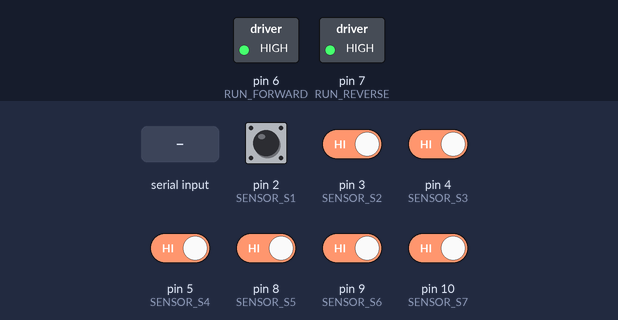
The sketch below on a simulated Arduino Uno, built with avr-gcc and run on an emulated ATmega328P. Parts: switched loads named in the sketch (green lamp = pin HIGH). Dashed ring = blinking. The test bench sets the inputs (shaded band); at power-on: pin 2 (SENSOR_S1), pin 3 (SENSOR_S2), pin 4 (SENSOR_S3), pin 5 (SENSOR_S4), pin 8 (SENSOR_S5), pin 9 (SENSOR_S6), pin 10 (SENSOR_S7) HIGH. What the sketch prints to the serial monitor is not drawn.

Above: at 1.4 s.
1.5 s: "MODE2\n" received over Serial
At 2.1 s:
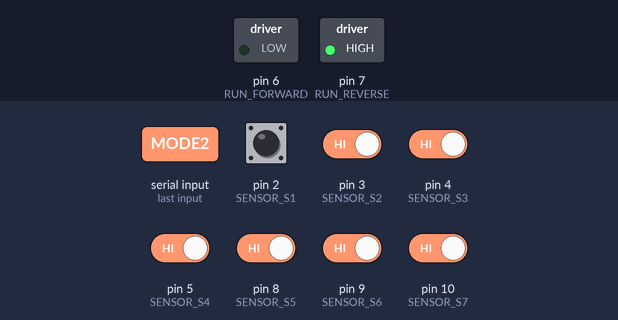
3.1 s: pin 2 (SENSOR_S1) driven LOW
At 4.3 s:
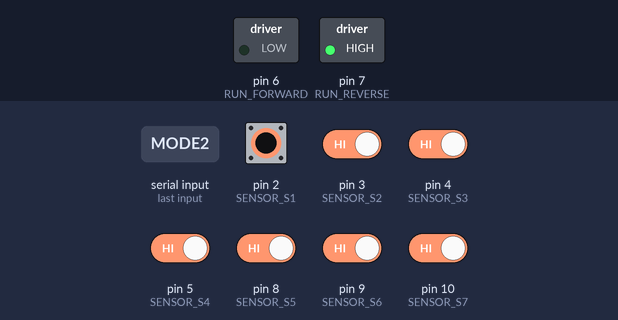
4.6 s: pin 10 (SENSOR_S7) driven LOW
At 5.7 s:
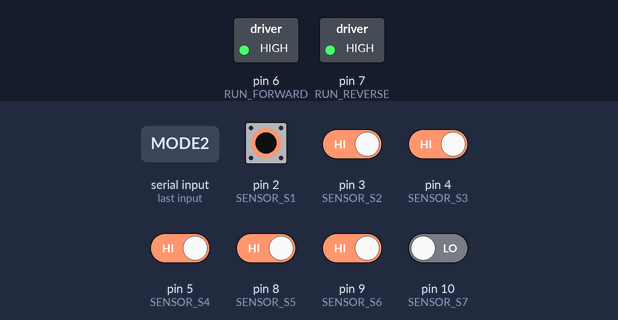
6.2 s: pin 2 (SENSOR_S1) driven HIGH
At 7.0 s:
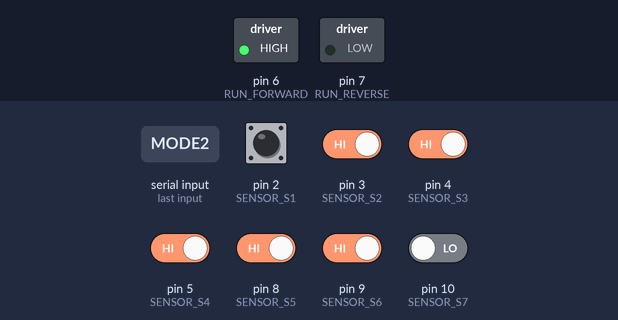
7.7 s: pin 2 (SENSOR_S1) pulsed LOW 2 times (0.12 s each, 0.3 s apart)
At 8.1 s:
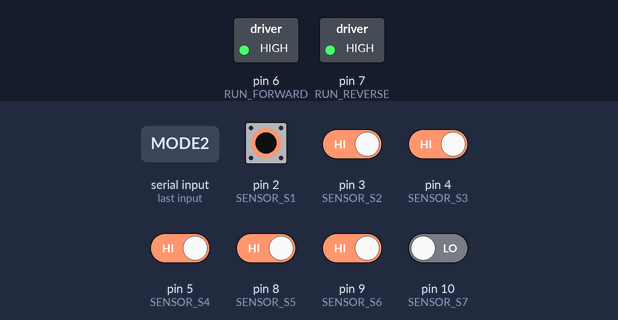
9.8 s: pin 2 (SENSOR_S1) driven LOW and pin 3 (SENSOR_S2) driven LOW
At 10.8 s:
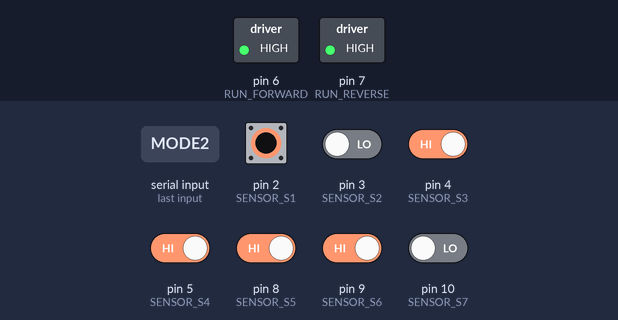
Timing chart, 0 to 12.8 s (numbered marks = the images above; inputs shaded):
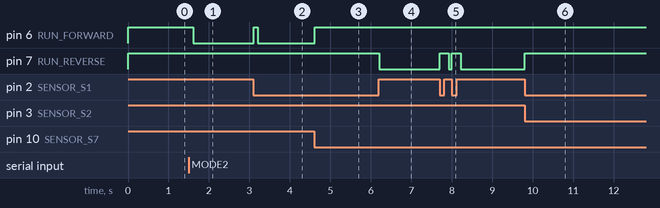

Measured:
- after the input at 1.5 s, pin 6 (RUN_FORWARD): HIGH → LOW after 0.11 s
- after the input at 3.1 s, pin 6 (RUN_FORWARD): LOW → HIGH at once, → LOW 0.10 s later
- after the input at 4.6 s, pin 6 (RUN_FORWARD): LOW → HIGH at once
- after the input at 6.2 s, pin 7 (RUN_REVERSE): HIGH → LOW at once
- after the input at 7.7 s, pin 7 (RUN_REVERSE): alternates HIGH for 0.22 s and LOW for 0.08 s, 4 changes in all, then stays LOW, starting at once
- after the input at 9.8 s, pin 7 (RUN_REVERSE): LOW → HIGH at once

The sketch:

main.ino
```cpp
// Definición de pines
#define RUN_FORWARD 6   // IN1 del módulo de relés (RUN FORWARD)
#define RUN_REVERSE 7   // IN2 del módulo de relés (RUN REVERSE)

// Sensores inductivos (parte superior)
#define SENSOR_S1 2     // Extremo izquierdo
#define SENSOR_S2 3     // Intermedio izquierdo
#define SENSOR_S3 4     // Intermedio izquierdo
#define SENSOR_S4 5     // Centro
#define SENSOR_S5 8     // Intermedio derecho
#define SENSOR_S6 9     // Intermedio derecho
#define SENSOR_S7 10    // Extremo derecho

// Estados del sistema
enum SystemMode {
  MODE_IDLE,          // Esperando comando
  MODE_1,             // Modo manual original (tus comandos S1-S7, RESET)
  MODE_2_INTERMITTENT // Modo intermitente S1-S7
};

// Variables globales
SystemMode currentMode = MODE_IDLE;
bool systemRunning = false;
unsigned long lastMoveTime = 0;
const unsigned long INTERMITTENT_DELAY = 100; // 1 segundo entre movimientos

void setup() {
  Serial.begin(9600);

  // Configurar pines de motor
  pinMode(RUN_FORWARD, OUTPUT);
  pinMode(RUN_REVERSE, OUTPUT);

  // Configurar sensores con pull-up interno
  pinMode(SENSOR_S1, INPUT_PULLUP);
  pinMode(SENSOR_S2, INPUT_PULLUP);
  pinMode(SENSOR_S3, INPUT_PULLUP);
  pinMode(SENSOR_S4, INPUT_PULLUP);
  pinMode(SENSOR_S5, INPUT_PULLUP);
  pinMode(SENSOR_S6, INPUT_PULLUP);
  pinMode(SENSOR_S7, INPUT_PULLUP);

  detenerMotor();
  Serial.println("🔄 Posicionando en S4...");
  moverA(SENSOR_S4, "✅ Sistema inicializado en posición central (S4)");
  mostrarMenuInicial();
}

void loop() {
  manejarEntradaSerial();

  // Máquina de estados principal
  switch(currentMode) {
    case MODE_IDLE:
      // Esperando comando del usuario
      break;

    case MODE_1:
      // El modo 1 se maneja por comandos directos (tu código original)
      break;

    case MODE_2_INTERMITTENT:
      manejarModoIntermitente();
      break;
  }
}

void manejarEntradaSerial() {
  if (Serial.available() > 0) {
    String comando = Serial.readStringUntil('\n');
    comando.trim();
    comando.toUpperCase();

    if (comando == "MODE1") {
      cambiarModo(MODE_1);
      Serial.println("🔧 Modo 1 activado: Control manual original");
      Serial.println("   Comandos disponibles: S1-S7, RESET, STOP");
    }
    else if (comando == "MODE2") {
      cambiarModo(MODE_2_INTERMITTENT);
      Serial.println("🔄 Modo 2 activado: Movimiento intermitente S1-S7");
      Serial.println("   Comandos disponibles: STOP, PAUSE, RESUME");
    }
    else if (comando == "STOP") {
      detenerMotor();
      currentMode = MODE_IDLE;
      Serial.println("🛑 Sistema detenido. En modo IDLE");
      mostrarMenuInicial();
    }
    else if (comando == "PAUSE" && currentMode == MODE_2_INTERMITTENT) {
      detenerMotor();
      systemRunning = false;
      Serial.println("⏸️ Modo intermitente pausado. Use 'RESUME' para continuar");
    }
    else if (comando == "RESUME" && currentMode == MODE_2_INTERMITTENT) {
      systemRunning = true;
      Serial.println("▶️ Reanudando modo intermitente");
    }
    else if (currentMode == MODE_1) {
      // MANEJO DEL MODO 1 ORIGINAL (TU CÓDIGO)
      if (comando == "S1") {
        moverA(SENSOR_S1, "📍 Posición extrema izquierda alcanzada (S1)");
      }
      else if (comando == "S2") {
        moverA(SENSOR_S2, "📍 Posición intermedia izquierda alcanzada (S2)");
      }
      else if (comando == "S3") {
        moverA(SENSOR_S3, "📍 Posición intermedia izquierda alcanzada (S3)");
      }
      else if (comando == "S4") {
        moverA(SENSOR_S4, "📍 Posición central alcanzada (S4)");
      }
      else if (comando == "S5") {
        moverA(SENSOR_S5, "📍 Posición intermedia derecha alcanzada (S5)");
      }
      else if (comando == "S6") {
        moverA(SENSOR_S6, "📍 Posición intermedia derecha alcanzada (S6)");
      }
      else if (comando == "S7") {
        moverA(SENSOR_S7, "📍 Posición extrema derecha alcanzada (S7)");
      }
      else if (comando == "RESET") {
        Serial.println("🔄 Reiniciando sistema...");
        moverA(SENSOR_S4, "✅ Listo en posición central (S4)");
      }
      else {
        Serial.println("⚠️ Comando no reconocido. Use S1-S7, RESET o STOP");
      }
    }
    else {
      Serial.println("⚠️ Comando no reconocido o no disponible en este modo");
      mostrarAyuda();
    }
  }
}

void manejarModoIntermitente() {
  if (!systemRunning) return;

  if (millis() - lastMoveTime > INTERMITTENT_DELAY) {
    int sensorActual = obtenerSensorActivo();

    if (sensorActual == SENSOR_S1) {
      moverA(SENSOR_S7, "➡️ Moviendo a posición extrema derecha (S7)");
    }
    else if (sensorActual == SENSOR_S7) {
      moverA(SENSOR_S1, "⬅️ Moviendo a posición extrema izquierda (S1)");
    }
    else {
      // Si por alguna razón no está en S1 o S7, ir a S1 primero
      moverA(SENSOR_S1, "⬅️ Posicionando en extremo izquierdo (S1)");
    }

    lastMoveTime = millis();
  }
}

void cambiarModo(SystemMode newMode) {
  detenerMotor();
  currentMode = newMode;
  systemRunning = (newMode == MODE_2_INTERMITTENT);
  lastMoveTime = millis();
}

// FUNCIONES ORIGINALES (TAL CUAL LAS TENÍAS)
void moverA(int sensorObjetivo, String mensaje) {
  Serial.println("🏃 Motor en movimiento...");
  int sensorActual = obtenerSensorActivo();

  if (sensorActual < sensorObjetivo) {
    digitalWrite(RUN_FORWARD, LOW);
    digitalWrite(RUN_REVERSE, HIGH);
  }
  else if (sensorActual > sensorObjetivo) {
    digitalWrite(RUN_REVERSE, LOW);
    digitalWrite(RUN_FORWARD, HIGH);
  }

  while (digitalRead(sensorObjetivo) != LOW && currentMode != MODE_IDLE) {
    delay(10);
  }

  detenerMotor();
  Serial.println(mensaje);
}

void detenerMotor() {
  digitalWrite(RUN_FORWARD, HIGH);
  digitalWrite(RUN_REVERSE, HIGH);
}

int obtenerSensorActivo() {
  if (digitalRead(SENSOR_S1) == LOW) return SENSOR_S1;
  if (digitalRead(SENSOR_S2) == LOW) return SENSOR_S2;
  if (digitalRead(SENSOR_S3) == LOW) return SENSOR_S3;
  if (digitalRead(SENSOR_S4) == LOW) return SENSOR_S4;
  if (digitalRead(SENSOR_S5) == LOW) return SENSOR_S5;
  if (digitalRead(SENSOR_S6) == LOW) return SENSOR_S6;
  if (digitalRead(SENSOR_S7) == LOW) return SENSOR_S7;
  return -1;
}

void mostrarMenuInicial() {
  Serial.println("\n🛠️  COMANDOS DISPONIBLES:");
  Serial.println("------------------------");
  Serial.println("MODE1 - Activar modo manual original (S1-S7, RESET)");
  Serial.println("MODE2 - Activar modo intermitente (S1-S7 automático)");
  Serial.println("STOP  - Detener sistema y volver a modo IDLE");
  Serial.println("------------------------");
}

void mostrarAyuda() {
  switch(currentMode) {
    case MODE_IDLE:
      mostrarMenuInicial();
      break;
    case MODE_1:
      Serial.println("📌 Modo 1 - Comandos originales:");
      Serial.println("S1, S2, S3, S4, S5, S6, S7 - Mover a posición específica");
      Serial.println("RESET - Volver a posición central (S4)");
      Serial.println("STOP - Volver a modo IDLE");
      break;
    case MODE_2_INTERMITTENT:
      Serial.println("🔁 Modo 2 - Comandos intermitentes:");
      Serial.println("PAUSE - Pausar movimiento");
      Serial.println("RESUME - Reanudar movimiento");
      Serial.println("STOP - Volver a modo IDLE");
      break;
  }
}
```
